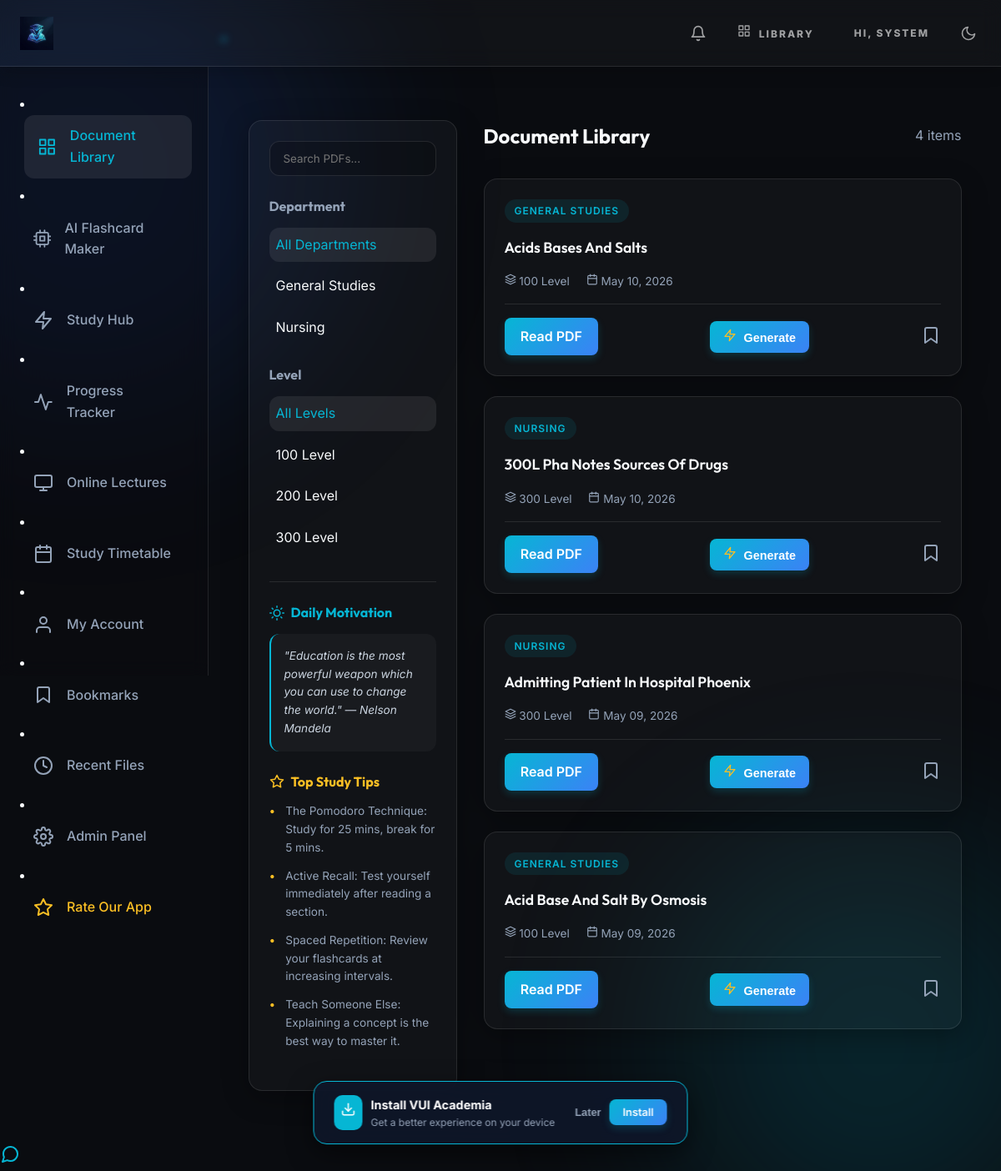
The page /dashboard (signed in) on the database its author committed.
### models.py (models this page shows)
class User(UserMixin, db.Model):
    id = db.Column(db.Integer, primary_key=True)
    full_name = db.Column(db.String(150), nullable=False)
    matric_number = db.Column(db.String(50), unique=True, nullable=False)
    email = db.Column(db.String(150), unique=True, nullable=True)
    password_hash = db.Column(db.String(256), nullable=False)
    profile_picture = db.Column(db.String(255), default='default.png')
    is_admin = db.Column(db.Boolean, default=False)
    department = db.Column(db.String(100), nullable=True)
    trial_start_date = db.Column(db.DateTime, default=datetime.utcnow)
    subscription_status = db.Column(db.String(50), default='trial') # 'trial', 'expired', 'active'
    streak_days = db.Column(db.Integer, default=0)
    role = db.Column(db.String(20), default='student') # 'student', 'lecturer', 'admin'
    security_question = db.Column(db.String(255), nullable=True)
    security_answer = db.Column(db.String(255), nullable=True)
    bookmarks = db.relationship('Bookmark', backref='user', lazy=True)
    flashcard_decks = db.relationship('FlashcardDeck', backref='author', lazy=True)
    registered_courses = db.relationship('UserCourse', backref='user', lazy=True)
    timetable_entries = db.relationship('TimetableEntry', backref='user', lazy=True)
    notifications = db.relationship('Notification', backref='user', lazy=True)
    @property
    def is_trial_expired(self):
        if self.is_admin or self.subscription_status == 'active':
            return False
        from datetime import timedelta
        return datetime.utcnow() > self.trial_start_date + timedelta(days=1)

class Document(db.Model):
    id = db.Column(db.Integer, primary_key=True)
    title = db.Column(db.String(255), nullable=False)
    filename = db.Column(db.String(255), nullable=False)
    department = db.Column(db.String(100), nullable=False)
    level = db.Column(db.Integer, nullable=False)
    uploader_id = db.Column(db.Integer, db.ForeignKey('user.id'), nullable=True)
    upload_date = db.Column(db.DateTime, default=datetime.utcnow)
    bookmarks = db.relationship('Bookmark', backref='document', lazy=True)
    reviews = db.relationship('Review', backref='document', lazy=True, cascade="all, delete-orphan")

### app.py (the view)
@app.route('/dashboard')
@login_required
def dashboard():
    department = request.args.get('department', 'all')
    level = request.args.get('level', 'all')
    search_query = request.args.get('q', '')
    query = Document.query
    if department != 'all':
        query = query.filter_by(department=department)
    if level != 'all':
        query = query.filter_by(level=int(level))
    if search_query:
        query = query.filter(Document.title.ilike(f'%{search_query}%'))
    all_departments = [d[0] for d in db.session.query(Document.department).distinct().all()]
    documents = query.order_by(Document.upload_date.desc()).all()
    bookmarks = [b.document_id for b in current_user.bookmarks]
    trial_remaining = None
    if current_user.subscription_status == 'trial' and not current_user.is_admin:
        expiry = current_user.trial_start_date + timedelta(days=1)
        trial_remaining = expiry - datetime.utcnow()
        if trial_remaining.total_seconds() < 0:
            trial_remaining = None
    daily_quote = get_daily_quote()
    return render_template('dashboard.html',
                           documents=documents,
                           bookmarks=bookmarks,
                           trial_remaining=trial_remaining,
                           all_departments=all_departments,
                           daily_quote=daily_quote)

### templates/dashboard.html (shortened to what this page needs)
{% extends "base.html" %}
{% block content %}
<div class="container">
    <div class="dashboard-layout">
        <aside class="glass-panel filters-panel">
            <form method="GET" action="{{ url_for('dashboard') }}" style="margin-bottom: 1.5rem;">
                <input type="text" name="q" placeholder="Search PDFs..." class="form-control" value="{{ request.args.get('q', '') }}">
            </form>
            <div class="filter-group">
                <h3>Department</h3>
                <ul class="filter-list">
                    <li><a href="{{ url_for('dashboard', department='all', level=request.args.get('level', 'all')) }}" class="{% if request.args.get('department', 'all') == 'all' %}active{% endif %}">All Departments</a></li>
                    {% for dept in all_departments %}
                    <li><a href="{{ url_for('dashboard', department=dept, level=request.args.get('level', 'all')) }}" class="{% if request.args.get('department') == dept %}active{% endif %}">{{ dept }}</a></li>
                    {% endfor %}
                </ul>
            </div>
            <div class="filter-group">
                <h3>Level</h3>
                <ul class="filter-list">
                    <li><a href="{{ url_for('dashboard', department=request.args.get('department', 'all'), level='all') }}" class="{% if request.args.get('level', 'all') == 'all' %}active{% endif %}">All Levels</a></li>
                    <li><a href="{{ url_for('dashboard', department=request.args.get('department', 'all'), level='100') }}" class="{% if request.args.get('level') == '100' %}active{% endif %}">100 Level</a></li>
                    <li><a href="{{ url_for('dashboard', department=request.args.get('department', 'all'), level='200') }}" class="{% if request.args.get('level') == '200' %}active{% endif %}">200 Level</a></li>
                    <li><a href="{{ url_for('dashboard', department=request.args.get('department', 'all'), level='300') }}" class="{% if request.args.get('level') == '300' %}active{% endif %}">300 Level</a></li>
                </ul>
            </div>
            <div class="filter-group" style="margin-top: 2rem; border-top: 1px solid rgba(255,255,255,0.1); padding-top: 1.5rem;">
                <h3 style="color: var(--accent-cyan); display: flex; align-items: center; gap: 0.5rem;">
                    <i data-feather="sun" style="width: 18px;"></i> Daily Motivation
                </h3>
                <div style="background: rgba(255,255,255,0.03); padding: 1rem; border-radius: 12px; font-style: italic; font-size: 0.85rem; color: #cbd5e1; border-left: 2px solid var(--accent-cyan); margin-bottom: 1.5rem;">
                    "{{ daily_quote.text }}" — {{ daily_quote.author }}
                </div>
                <h3 style="color: #fbbf24; display: flex; align-items: center; gap: 0.5rem;">
                    <i data-feather="star" style="width: 18px;"></i> Top Study Tips
                </h3>
                <ul style="list-style: none; padding: 0; margin: 0; display: flex; flex-direction: column; gap: 0.75rem;">
                    <li style="display: flex; gap: 0.75rem; font-size: 0.85rem; color: var(--text-muted);">
                        <span style="color: #fbbf24;">•</span> The Pomodoro Technique: Study for 25 mins, break for 5 mins.
                    </li>
                    <li style="display: flex; gap: 0.75rem; font-size: 0.85rem; color: var(--text-muted);">
                        <span style="color: #fbbf24;">•</span> Active Recall: Test yourself immediately after reading a section.
                    </li>
                    <li style="display: flex; gap: 0.75rem; font-size: 0.85rem; color: var(--text-muted);">
                        <span style="color: #fbbf24;">•</span> Spaced Repetition: Review your flashcards at increasing intervals.
                    </li>
                    <li style="display: flex; gap: 0.75rem; font-size: 0.85rem; color: var(--text-muted);">
                        <span style="color: #fbbf24;">•</span> Teach Someone Else: Explaining a concept is the best way to master it.
                    </li>
                </ul>
            </div>
        </aside>
        <main>
            <div style="display: flex; justify-content: space-between; align-items: center;">
                <h2>Document Library</h2>
                <span style="color: var(--text-muted);">{{ documents|length }} items</span>
            </div>
            {% if documents %}
            <div class="doc-grid">
                {% for doc in documents %}
                <div class="glass-panel doc-card">
                    <span class="doc-badge">{{ doc.department }}</span>
                    <h3 class="doc-title">{{ doc.title }}</h3>
                    <div class="doc-meta">
                        <span><i data-feather="layers" style="width: 14px; height: 14px;"></i> {{ doc.level }} Level</span>
                        <span style="margin-left: 1rem;"><i data-feather="calendar" style="width: 14px; height: 14px;"></i> {{ doc.upload_date.strftime('%b %d, %Y') }}</span>
                    </div>
                    <div class="doc-actions" style="flex-wrap: wrap; gap: 0.5rem;">
                        {% if current_user.is_trial_expired and not current_user.is_admin %}
                        <a href="{{ url_for('checkout') }}" class="btn btn-outline" style="width: 100%; border-color: #fca5a5; color: #fca5a5;">
                            <i data-feather="lock" style="width: 16px; height: 16px; margin-right: 0.5rem;"></i> Trial Expired - Upgrade
                        </a>
                        {% else %}
                        <a href="{{ url_for('view_document', doc_id=doc.id) }}" class="btn-read">Read PDF</a>
                        <form method="POST" action="{{ url_for('generate_materials', doc_id=doc.id) }}" style="display: inline;">
                            <button type="submit" class="btn-read" style="padding: 0.6rem 1rem; font-size: 0.9rem;" title="Auto-Generate Study Materials">
                                <i data-feather="zap" style="width: 16px; height: 16px; margin-right: 0.3rem; color: #fbbf24;"></i> Generate
                            </button>
                        </form>
                        <button class="bookmark-btn {% if doc.id in bookmarks %}active{% endif %}" data-doc-id="{{ doc.id }}" aria-label="Bookmark">
                            <i data-feather="bookmark"></i>
                        </button>
                        {% endif %}
                    </div>
                </div>
                {% endfor %}
            </div>
            {% endif %}
        </main>
    </div>
</div>
{% endblock %}

### templates/base.html (shortened to what this page needs)
<!DOCTYPE html>
<html lang="en">
<head>
    <link rel="stylesheet" href="{{ url_for('static', filename='css/index.css') }}">
</head>
<body>
    <header class="header">
        <div class="header-cover">
            <a href="{{ url_for('index') }}" class="brand">
                <img src="{{ url_for('static', filename='img/logo.png') }}" alt="VUI Logo">
                <span class="brand-text">VUI ACADEMIA<span class="brand-dot">.</span></span>
            </a>
            <div class="header-actions">
                {% if current_user.is_authenticated %}
                    <button onclick="document.getElementById('notif-modal').style.display='flex'" class="icon-btn" style="position: relative;">
                        <i data-feather="bell" style="width: 20px; height: 20px;"></i>
                        {% set unread_count = current_user.notifications|rejectattr('is_read')|list|length %}
                    </button>
                    <a href="{{ url_for('dashboard') }}" class="header-link" style="margin-right: 1rem;"><i data-feather="grid" style="width: 16px; height: 16px; margin-right: 0.3rem;"></i> Library</a>
                    <span class="header-link">HI, {{ current_user.full_name.split()[0] | upper }}</span>
                {% else %}
                    <a href="{{ url_for('login') }}" class="header-link" style="color: #06b6d4;">Login</a>
                    <a href="{{ url_for('register') }}" class="header-link" style="color: #06b6d4;">Register</a>
                {% endif %}
                <button id="theme-toggle" class="icon-btn" aria-label="Toggle Theme">
                    <i data-feather="moon" id="theme-icon" style="width: 20px; height: 20px;"></i>
                </button>
            </div>
        </div>
    </header>
    <div class="app-container">
        {% if current_user.is_authenticated %}
        <aside class="global-sidebar slide-in-left">
            <div class="sidebar-nav">
                <li><a href="{{ url_for('dashboard') }}" class="{% if request.endpoint == 'dashboard' %}active{% endif %}"><i data-feather="grid"></i> Document Library</a></li>
                <li><a href="{{ url_for('ai_generator') }}" class="{% if request.endpoint == 'ai_generator' %}active{% endif %}"><i data-feather="cpu"></i> AI Flashcard Maker</a></li>
                <li><a href="{{ url_for('study_hub') }}" class="{% if request.endpoint == 'study_hub' %}active{% endif %}"><i data-feather="zap"></i> Study Hub</a></li>
                <li><a href="{{ url_for('progress_tracker') }}" class="{% if request.endpoint == 'progress_tracker' %}active{% endif %}"><i data-feather="activity"></i> Progress Tracker</a></li>
                <li><a href="{{ url_for('lectures') }}" class="{% if request.endpoint == 'lectures' %}active{% endif %}"><i data-feather="monitor"></i> Online Lectures</a></li>
                <li><a href="{{ url_for('timetable') }}" class="{% if request.endpoint == 'timetable' %}active{% endif %}"><i data-feather="calendar"></i> Study Timetable</a></li>
                <li><a href="{{ url_for('profile') }}" class="{% if request.endpoint == 'profile' %}active{% endif %}"><i data-feather="user"></i> My Account</a></li>
                <li><a href="{{ url_for('bookmarks_view') }}" class="{% if request.endpoint == 'bookmarks_view' %}active{% endif %}"><i data-feather="bookmark"></i> Bookmarks</a></li>
                <li><a href="{{ url_for('recent_history') }}" class="{% if request.endpoint == 'recent_history' %}active{% endif %}"><i data-feather="clock"></i> Recent Files</a></li>
                {% if current_user.is_admin or current_user.role == 'lecturer' %}
                <li><a href="{{ url_for('admin') }}" class="{% if request.endpoint == 'admin' %}active{% endif %}">
                    <i data-feather="settings"></i> Admin Panel
                </a></li>
                {% endif %}
                <li><a href="{{ url_for('app_rating_page') }}" class="{% if request.endpoint == 'app_rating_page' %}active{% endif %}" style="color: #fbbf24;">
                    <i data-feather="star"></i> Rate Our App
                </a></li>
            </div>
        </aside>
        {% endif %}
        <main class="main-content fade-in">
            {% block content %}{% endblock %}
        </main>
    </div>
    <a href="https://wa.me/2349132921718" class="whatsapp-float" target="_blank" title="Chat with Admin">
        <i data-feather="message-circle"></i>
    </a>
                {% set all_notifs = current_user.notifications|sort(attribute='created_at', reverse=True) %}
    <div id="pwa-install-banner">
        <div style="display: flex; align-items: center; gap: 10px;">
            <div style="background: var(--accent-cyan); padding: 8px; border-radius: 10px;">
                <i data-feather="download" style="width: 18px; height: 18px; color: white;"></i>
            </div>
            <div>
                <div style="font-weight: 700; font-size: 0.9rem; color: white;">Install VUI Academia</div>
                <div style="font-size: 0.75rem; color: var(--text-muted);">Get a better experience on your device</div>
            </div>
        </div>
        <div style="display: flex; gap: 10px;">
            <button id="pwa-cancel" style="background: none; border: none; color: var(--text-muted); cursor: pointer; font-size: 0.8rem; font-weight: 600;">Later</button>
            <button id="pwa-install-btn" class="btn btn-primary" style="padding: 0.5rem 1rem; font-size: 0.8rem;">Install</button>
        </div>
    </div>
</body>
</html>

### rows shown on the page
User: full_name "SYSTEM"
Document: department "GENERAL STUDIES", title "Acids Bases And Salts", level "100", upload_date "May 10, 2026"
Document: department "NURSING", title "300L Pha Notes Sources Of Drugs", level "300", upload_date "May 10, 2026"
Document: department "NURSING", title "Admitting Patient In Hospital Phoenix", level "300", upload_date "May 09, 2026"
Document: department "GENERAL STUDIES", title "Acid Base And Salt By Osmosis", level "100", upload_date "May 09, 2026"

### other values the page prints
{{ dept }} "General Studies" "Nursing"
{{ daily_quote.text }} "Education is the most powerful weapon which you can use to change the world."
{{ daily_quote.author }} "Nelson Mandela"
{{ documents|length }} "4"
